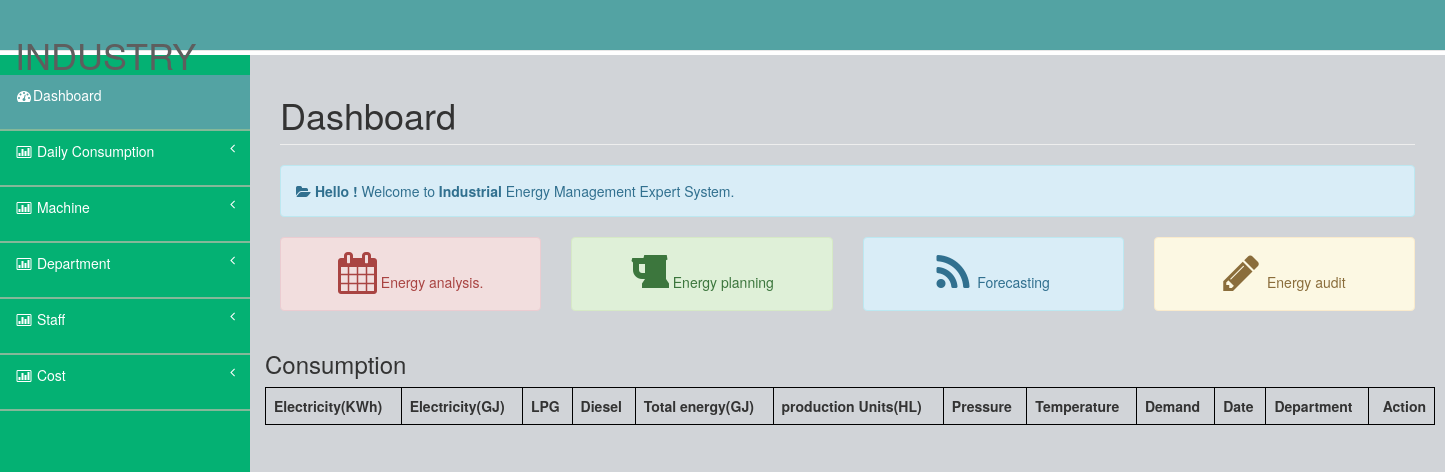
Page /consu.php on the earlier database version.
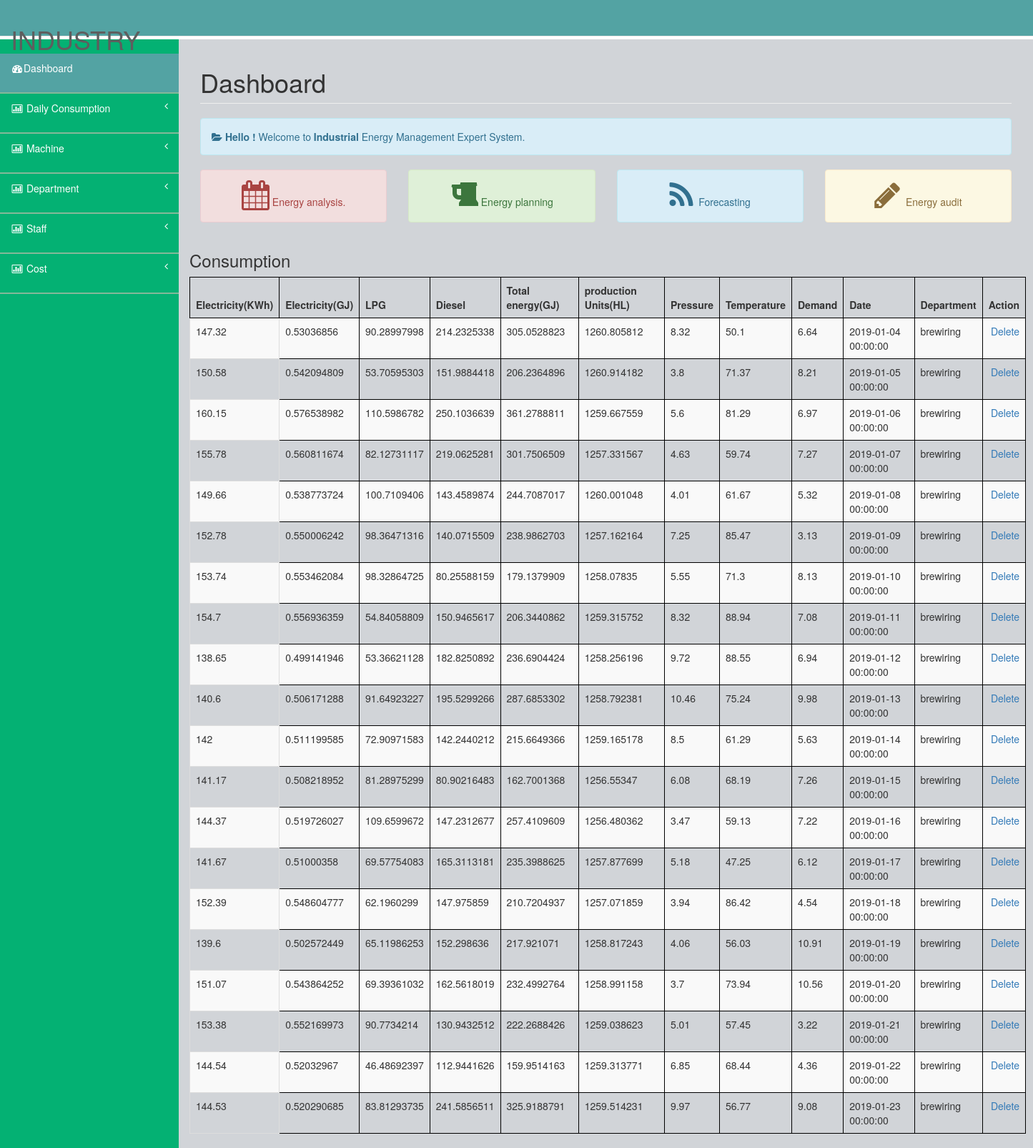
Same page on the later database version.
### tables this page shows
CREATE TABLE `daily_consumption` (
  `id` int(11) NOT NULL,
  `electricity(KWh)` varchar(20) DEFAULT NULL,
  `electricity(GJ)` varchar(20) DEFAULT NULL,
  `lpg` varchar(20) DEFAULT NULL,
  `diesel` varchar(20) DEFAULT NULL,
  `total_energy(GJ)` varchar(20) DEFAULT NULL,
  `production_units(HL)` varchar(20) DEFAULT NULL,
  `Pressure` varchar(20) DEFAULT NULL,
  `temperature` varchar(20) DEFAULT NULL,
  `demand` varchar(20) DEFAULT NULL,
  `datetim` datetime DEFAULT CURRENT_TIMESTAMP,
  `dep_name` varchar(45) NOT NULL,
  `energy` varchar(100) DEFAULT NULL
);

### class/student.php (called while the page is built, shortened)
<?php
class Student
{
    private $conn;
    function __construct() {
    $servername = "bbj31ma8tye2kagi.cbetxkdyhwsb.us-east-1.rds.amazonaws.com";
    $dbname = "xdvjkpkp986nwt21";
    $username = "zx0hce4ovc2os4cs";
    $password = "x2den1myinx55q73";
    $conn = new mysqli($servername, $username, $password, $dbname);
      if ($conn->connect_error) {
        die("Connection failed: " . $conn->connect_error);
       }else{
        $this->conn=$conn;
       }
    }
  ?> <h3><?php echo "Forecasting: ".$row['average_energy'];?></h3><?php
  ?> <h3><?php echo "Consumption plan: ".$cos;?></h3><?php
    public function consu_list(){
       $sql = "SELECT * FROM daily_consumption ORDER BY id asc limit 20";
       $result=  $this->conn->query($sql);
       return $result;
    }
}
?>

### consu.php (the view, shortened to what this page needs)
                <?php
include 'header.php';
$student_list = $student_obj->consu_list();
?>
<div class="container " >
    <div class="row content">
        <h3>Consumption</h3>
        <table class="table-responsive table table-striped table-bordered table-hover">
            <thead style="border: 1px solid black ;">
                <tr style="border: 1px solid black;">
                    <th style="border: 1px solid black;">Electricity(KWh)</th>
                    <th style="border: 1px solid black;">Electricity(GJ)</th>
                    <th style="border: 1px solid black;">LPG</th>
                    <th style="border: 1px solid black;">Diesel</th>
                    <th style="border: 1px solid black;">Total energy(GJ)</th>
                    <th style="border: 1px solid black;">production Units(HL)</th>
                    <th style="border: 1px solid black;">Pressure</th>
                    <th style="border: 1px solid black;">Temperature</th>
                    <th style="border: 1px solid black;">Demand</th>
                    <th style="border: 1px solid black;">Date</th>
                    <th style="border: 1px solid black;">Department</th>
                    <th class="text-right" style="border: 1px solid black;">Action</th>
                </tr>
            </thead>
            <tbody style="border: 1px solid black;">
<?php
if ($student_list->num_rows > 0) {
  while ($row = $student_list->fetch_assoc()) {
     ?>
             <tr style="border: 1px solid black;" >
                <td style="border-width: 1px"><?php echo $row["electricity(KWh)"] ?></td>
                <td style="border: 0.1px solid black;"><?php echo $row["electricity(GJ)"] ?></td>
                <td style="border: 0.1px solid black;"><?php echo $row["lpg"] ?></td>
                <td style="border: 0.1px solid black;"><?php echo $row["diesel"] ?></td>
                <td style="border: 0.1px solid black;"><?php echo $row["total_energy(GJ)"] ?></td>
                <td style="border: 0.1px solid black;"><?php echo $row["production_units(HL)"] ?></td>
                <td style="border: 0.1px solid black;"><?php echo $row["Pressure"] ?></td>
                <td style="border: 0.1px solid black;"><?php echo $row["temperature"] ?></td>
                <td style="border: 0.1px solid black;"><?php echo $row["demand"] ?></td>
                <td style="border: 0.1px solid black;"><?php echo $row["datetim"] ?></td>
                <td style="border: 0.1px solid black;"><?php echo $row["dep_name"] ?></td>
                <td class="text-right" style="border: 1px solid black;">
                    <a  href="<?php echo 'consu.php?id=' . $row["id"] ?>" class="button button-red">Delete</a>
                </td>
            </tr>
    <?php
    }
}
?>
           </tbody>
        </table>
    </div>
</div>
<?php
include 'footer.php';
?>
</body>
</html>

### header.php (shortened to what this page needs)
<!DOCTYPE html>
<html>
<head>
    <link href="assets/plugins/bootstrap/bootstrap.css" rel="stylesheet" />
    <link href="assets/font-awesome/css/font-awesome.css" rel="stylesheet" />
    <link href="assets/plugins/pace/pace-theme-big-counter.css" rel="stylesheet" />
    <link href="assets/css/style.css" rel="stylesheet" />
    <link href="assets/css/main-style.css" rel="stylesheet" />
    <link href="assets/plugins/morris/morris-0.4.3.min.css" rel="stylesheet" />
     <link rel="stylesheet" href="https://maxcdn.bootstrapcdn.com/bootstrap/3.3.7/css/bootstrap.min.css">
        <link rel="stylesheet" href="./assets/style.css">
    </head>
    <body >
        <?php
        include './class/student.php';
        $student_obj = new Student();
        ?>
   </head>
<body>
    <div id="wrapper">
        <nav class="navbar navbar-default navbar-fixed-top" role="navigation" id="navbar">
            <div class="navbar-header">
                <a class="navbar-brand" href="index.php">
                    <h1>INDUSTRY</h1>
                </a>
            </div>
        </nav>
        <nav class="navbar-default navbar-static-side" role="navigation">
            <div class="sidebar-collapse">
                <ul class="nav" id="side-menu">
                    <br>
                    <li class="selected">
                        <a href="consu.php  ?>"><i class="fa fa-dashboard fa-fw"></i>Dashboard</a>
                    </li>
                    <li>
                        <a href="consu.php"><i class="fa fa-bar-chart-o fa-fw"></i> Daily Consumption<span class="fa arrow"></span></a>
                    </li>
                    <li>
                        <a href="machine.php"><i class="fa fa-bar-chart-o fa-fw"></i> Machine<span class="fa arrow"></span></a>
                    </li>
                    <li>
                        <a href="dep.php"><i class="fa fa-bar-chart-o fa-fw"></i> Department<span class="fa arrow"></span></a>
                    </li>
                    <li>
                        <a href="staff.php"><i class="fa fa-bar-chart-o fa-fw"></i> Staff<span class="fa arrow"></span></a>
                    </li>
                    <li>
                        <a href="cost.php"><i class="fa fa-bar-chart-o fa-fw"></i> Cost<span class="fa arrow"></span></a>
                    </li>
                </ul>
            </div>
        </nav>
        <div id="page-wrapper">
            <div class="row">
                <div class="col-lg-12">
                    <h1 class="page-header">Dashboard</h1>
                </div>
            </div>
            <div class="row">
                <div class="col-lg-12">
                    <div class="alert alert-info">
                        <i class="fa fa-folder-open"></i><b>&nbsp;Hello ! </b>Welcome to <b>Industrial </b>Energy Management Expert System.
                    </div>
                </div>
            </div>
            <div class="row">
                <div class="col-lg-3">
                    <div class="alert alert-danger text-center">
                        <i class="fa fa-calendar fa-3x"></i>&nbsp;Energy analysis.
                    </div>
                </div>
                <div class="col-lg-3">
                    <div class="alert alert-success text-center">
                        <i class="fa  fa-beer fa-3x"></i>&nbsp;Energy planning
                    </div>
                </div>
                <div class="col-lg-3">
                    <div class="alert alert-info text-center">
                        <i class="fa fa-rss fa-3x"></i>&nbsp; Forecasting
                    </div>
                </div>
                <div class="col-lg-3">
                    <div class="alert alert-warning text-center">
                        <i class="fa  fa-pencil fa-3x"></i>&nbsp; Energy audit
                    </div>
                </div>
            </div>
            <div class="row">

### footer.php (shortened to what this page needs)
</body>
</html>

### assets/css/style.css (style rules this page uses)
body { background-color: #f8f8f8; }
#wrapper { width: 100%; margin-top: 55px!important; background-color:#04B173; }
#page-wrapper { padding: 0 15px; min-height: 568px; background-color:rgb(209, 212, 216); }
.navbar-static-side ul li { border-bottom:1px solid #84B899 !important; }
.arrow { float: right; }
.fa.arrow:before { content: "\f104"; }
@media (min-width:768px) { .navbar-static-side { z-index: 1; position: absolute; width: 250px; } }

### assets/css/main-style.css (style rules this page uses)
.nav > li > a { padding: 20px 15px; }
#side-menu { background-color:#04B173; }
#side-menu a { color:#fff; border-bottom: 1px solid #84B899 !important; height: 55px; }
.selected { background-color:rgb(83, 163, 163); }
#navbar { background-color:rgb(83, 163, 163); }
.navbar-brand { padding-left:20px; }
.navbar-default { border-color: #27A6BE; }
@media (min-width:768px) { #page-wrapper { position: inherit; margin: 0 0 0 250px; padding: 0 30px; min-height: 1000px; } }

### style.css (style rules this page uses)
html, body { margin: 0; padding: 0; }

Differences in the rows shown:
added daily_consumption: value "147.32", value "0.53036856", lpg "90.28997998", diesel "214.2325338", value "305.0528823", value "1260.805812", Pressure "8.32", temperature "50.1", demand "6.64", datetim "2019-01-04 00:00:00", dep_name "brewiring"
added daily_consumption: value "150.58", value "0.542094809", lpg "53.70595303", diesel "151.9884418", value "206.2364896", value "1260.914182", Pressure "3.8", temperature "71.37", demand "8.21", datetim "2019-01-05 00:00:00", dep_name "brewiring"
added daily_consumption: value "160.15", value "0.576538982", lpg "110.5986782", diesel "250.1036639", value "361.2788811", value "1259.667559", Pressure "5.6", temperature "81.29", demand "6.97", datetim "2019-01-06 00:00:00", dep_name "brewiring"
added daily_consumption: value "155.78", value "0.560811674", lpg "82.12731117", diesel "219.0625281", value "301.7506509", value "1257.331567", Pressure "4.63", temperature "59.74", demand "7.27", datetim "2019-01-07 00:00:00", dep_name "brewiring"
added daily_consumption: value "149.66", value "0.538773724", lpg "100.7109406", diesel "143.4589874", value "244.7087017", value "1260.001048", Pressure "4.01", temperature "61.67", demand "5.32", datetim "2019-01-08 00:00:00", dep_name "brewiring"
added daily_consumption: value "152.78", value "0.550006242", lpg "98.36471316", diesel "140.0715509", value "238.9862703", value "1257.162164", Pressure "7.25", temperature "85.47", demand "3.13", datetim "2019-01-09 00:00:00", dep_name "brewiring"
added daily_consumption: value "153.74", value "0.553462084", lpg "98.32864725", diesel "80.25588159", value "179.1379909", value "1258.07835", Pressure "5.55", temperature "71.3", demand "8.13", datetim "2019-01-10 00:00:00", dep_name "brewiring"
added daily_consumption: value "154.7", value "0.556936359", lpg "54.84058809", diesel "150.9465617", value "206.3440862", value "1259.315752", Pressure "8.32", temperature "88.94", demand "7.08", datetim "2019-01-11 00:00:00", dep_name "brewiring"
added daily_consumption: value "138.65", value "0.499141946", lpg "53.36621128", diesel "182.8250892", value "236.6904424", value "1258.256196", Pressure "9.72", temperature "88.55", demand "6.94", datetim "2019-01-12 00:00:00", dep_name "brewiring"
added daily_consumption: value "140.6", value "0.506171288", lpg "91.64923227", diesel "195.5299266", value "287.6853302", value "1258.792381", Pressure "10.46", temperature "75.24", demand "9.98", datetim "2019-01-13 00:00:00", dep_name "brewiring"
added daily_consumption: value "142", value "0.511199585", lpg "72.90971583", diesel "142.2440212", value "215.6649366", value "1259.165178", Pressure "8.5", temperature "61.29", demand "5.63", datetim "2019-01-14 00:00:00", dep_name "brewiring"
added daily_consumption: value "141.17", value "0.508218952", lpg "81.28975299", diesel "80.90216483", value "162.7001368", value "1256.55347", Pressure "6.08", temperature "68.19", demand "7.26", datetim "2019-01-15 00:00:00", dep_name "brewiring"
added daily_consumption: value "144.37", value "0.519726027", lpg "109.6599672", diesel "147.2312677", value "257.4109609", value "1256.480362", Pressure "3.47", temperature "59.13", demand "7.22", datetim "2019-01-16 00:00:00", dep_name "brewiring"
added daily_consumption: value "141.67", value "0.51000358", lpg "69.57754083", diesel "165.3113181", value "235.3988625", value "1257.877699", Pressure "5.18", temperature "47.25", demand "6.12", datetim "2019-01-17 00:00:00", dep_name "brewiring"
added daily_consumption: value "152.39", value "0.548604777", lpg "62.1960299", diesel "147.975859", value "210.7204937", value "1257.071859", Pressure "3.94", temperature "86.42", demand "4.54", datetim "2019-01-18 00:00:00", dep_name "brewiring"
added daily_consumption: value "139.6", value "0.502572449", lpg "65.11986253", diesel "152.298636", value "217.921071", value "1258.817243", Pressure "4.06", temperature "56.03", demand "10.91", datetim "2019-01-19 00:00:00", dep_name "brewiring"
added daily_consumption: value "151.07", value "0.543864252", lpg "69.39361032", diesel "162.5618019", value "232.4992764", value "1258.991158", Pressure "3.7", temperature "73.94", demand "10.56", datetim "2019-01-20 00:00:00", dep_name "brewiring"
added daily_consumption: value "153.38", value "0.552169973", lpg "90.7734214", diesel "130.9432512", value "222.2688426", value "1259.038623", Pressure "5.01", temperature "57.45", demand "3.22", datetim "2019-01-21 00:00:00", dep_name "brewiring"
added daily_consumption: value "144.54", value "0.52032967", lpg "46.48692397", diesel "112.9441626", value "159.9514163", value "1259.313771", Pressure "6.85", temperature "68.44", demand "4.36", datetim "2019-01-22 00:00:00", dep_name "brewiring"
added daily_consumption: value "144.53", value "0.520290685", lpg "83.81293735", diesel "241.5856511", value "325.9188791", value "1259.514231", Pressure "9.97", temperature "56.77", demand "9.08", datetim "2019-01-23 00:00:00", dep_name "brewiring"
